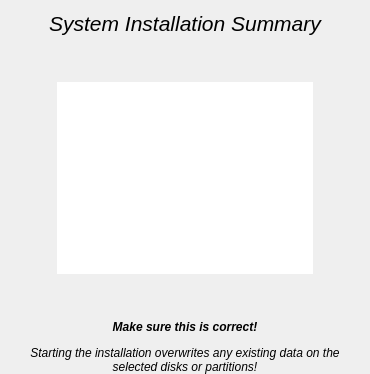
       <widget class="QWidget" name="page_summary">
        <layout class="QGridLayout" name="gridLayout_4">
         <property name="bottomMargin">
          <number>0</number>
         </property>
         <item row="2" column="0">
          <spacer name="horizontalSpacer_8">
           <property name="orientation">
            <enum>Qt::Horizontal</enum>
           </property>
           <property name="sizeType">
            <enum>QSizePolicy::Preferred</enum>
           </property>
           <property name="sizeHint" stdset="0">
            <size>
             <width>40</width>
             <height>20</height>
            </size>
           </property>
          </spacer>
         </item>
         <item row="2" column="1">
          <widget class="QTextEdit" name="text_summary">
           <property name="frameShape">
            <enum>QFrame::NoFrame</enum>
           </property>
           <property name="readOnly">
            <bool>true</bool>
           </property>
          </widget>
         </item>
         <item row="3" column="1">
          <spacer name="verticalSpacer_11">
           <property name="orientation">
            <enum>Qt::Vertical</enum>
           </property>
           <property name="sizeType">
            <enum>QSizePolicy::Preferred</enum>
           </property>
           <property name="sizeHint" stdset="0">
            <size>
             <width>20</width>
             <height>40</height>
            </size>
           </property>
          </spacer>
         </item>
         <item row="1" column="1">
          <spacer name="verticalSpacer_10">
           <property name="orientation">
            <enum>Qt::Vertical</enum>
           </property>
           <property name="sizeType">
            <enum>QSizePolicy::Preferred</enum>
           </property>
           <property name="sizeHint" stdset="0">
            <size>
             <width>20</width>
             <height>40</height>
            </size>
           </property>
          </spacer>
         </item>
         <item row="2" column="2">
          <spacer name="horizontalSpacer_9">
           <property name="orientation">
            <enum>Qt::Horizontal</enum>
           </property>
           <property name="sizeType">
            <enum>QSizePolicy::Preferred</enum>
           </property>
           <property name="sizeHint" stdset="0">
            <size>
             <width>40</width>
             <height>20</height>
            </size>
           </property>
          </spacer>
         </item>
         <item row="0" column="0" colspan="3">
          <widget class="QLabel" name="label_5">
           <property name="font">
            <font>
             <pointsize>16</pointsize>
             <italic>true</italic>
            </font>
           </property>
           <property name="text">
            <string>System Installation Summary</string>
           </property>
           <property name="alignment">
            <set>Qt::AlignCenter</set>
           </property>
          </widget>
         </item>
         <item row="4" column="0" colspan="3">
          <widget class="QLabel" name="label">
           <property name="font">
            <font>
             <weight>50</weight>
             <italic>true</italic>
             <bold>false</bold>
            </font>
           </property>
           <property name="text">
            <string>&lt;html&gt;&lt;head/&gt;&lt;body&gt;&lt;p&gt;&lt;span style=&quot; font-weight:600;&quot;&gt;Make sure this is correct!&lt;/span&gt;&lt;/p&gt;&lt;p&gt; Starting the installation overwrites any existing data on the selected disks or partitions!&lt;/p&gt;&lt;/body&gt;&lt;/html&gt;</string>
           </property>
           <property name="alignment">
            <set>Qt::AlignCenter</set>
           </property>
           <property name="wordWrap">
            <bool>true</bool>
           </property>
          </widget>
         </item>
        </layout>
       </widget>
